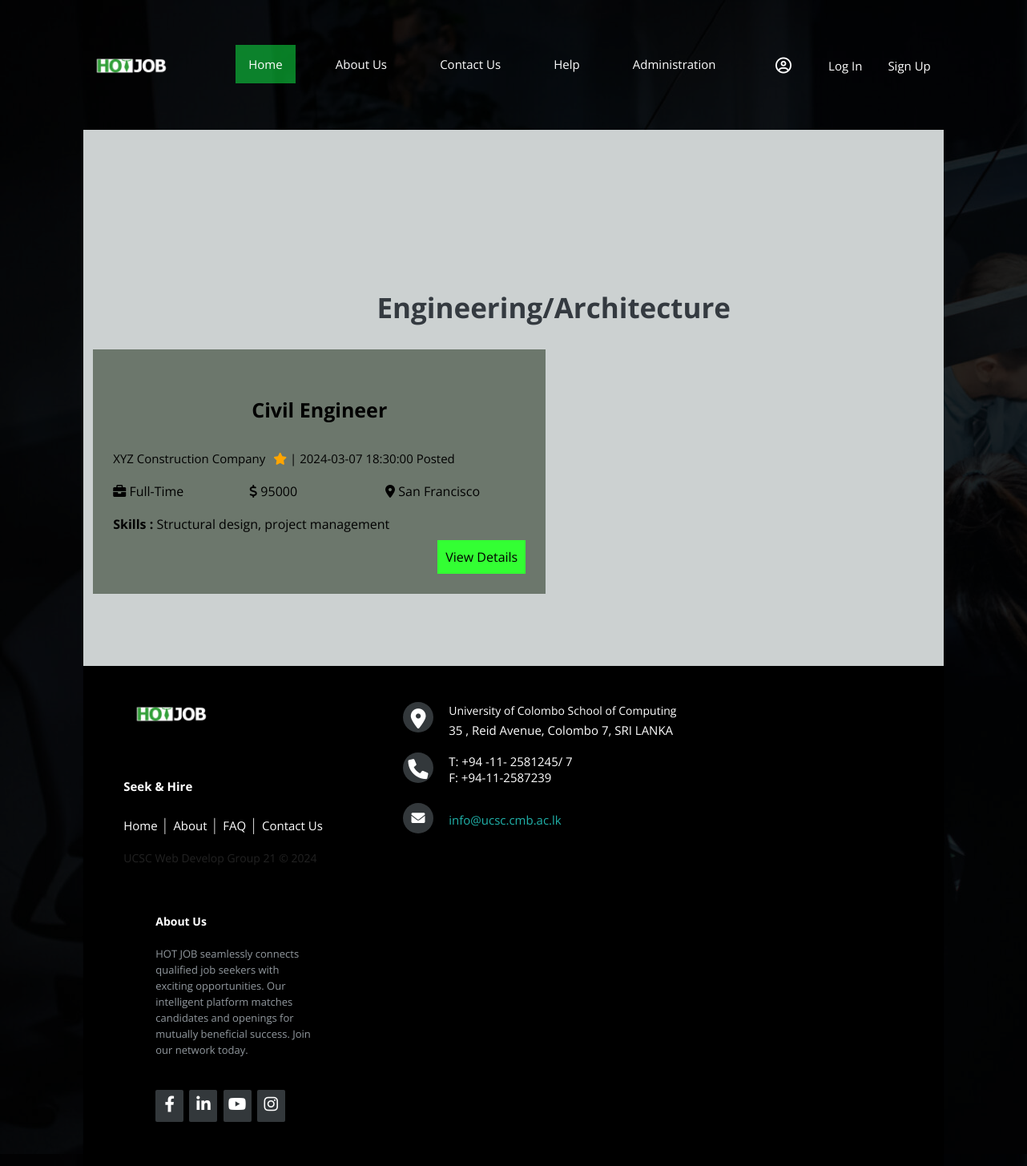
Screenshot of /job/engineering_architecture.php with the database file from the repository.
### tables this page shows
CREATE TABLE `job_data` (
  `jobId` int(11) NOT NULL,
  `recId` int(11) NOT NULL,
  `companyName` varchar(255) NOT NULL,
  `companyWeb` varchar(255) NOT NULL,
  `companyDesc` varchar(255) NOT NULL,
  `jobCategory` varchar(255) NOT NULL,
  `jobTitle` varchar(255) NOT NULL,
  `jobDesc` varchar(500) NOT NULL,
  `jobLoc` varchar(255) NOT NULL,
  `jobType` varchar(255) NOT NULL,
  `salary` decimal(20,0) NOT NULL,
  `benefit` varchar(500) NOT NULL,
  `empStatus` varchar(255) NOT NULL,
  `recName` varchar(255) NOT NULL,
  `recEmail` varchar(255) NOT NULL,
  `recPhone` int(20) NOT NULL,
  `minSkill` varchar(255) NOT NULL,
  `minEdu` varchar(255) NOT NULL,
  `appIns` varchar(500) NOT NULL,
  `reqAppMat` varchar(255) NOT NULL,
  `createdTime` timestamp NOT NULL DEFAULT current_timestamp() ON UPDATE current_timestamp()
);

### job/engineering_architecture.php (the view, shortened to what this page needs)
<!DOCTYPE html>
<html>
<head>
    <link rel="stylesheet" href="./../css/job_category.css">
</head>
<body>
<?php include("job_header.php");
include("./../includes/job.dbh.inc.php") ?>
<main>
    <article>
        <div class="width-100 recent-job">
            <div class="jobcontainer">
                <h2 class="recent-job-heading">Engineering/Architecture</h2>
                <?php
                $sql = "SELECT * FROM job_data WHERE jobCategory='Engineering/Architecture' ORDER BY createdTime Desc";
                $result = $conn->query($sql);
                if ($result->num_rows > 0) {
                    while($row = $result->fetch_assoc()) {
                        ?>
                        <div class="width-50">
                            <div class="recent-job-list">
                                <div class="width-100">
                                    <h4 class="job-title"><?php echo $row["jobTitle"]; ?></h4>
                                    <p class="job-company"><?php echo $row["companyName"]; ?><i class="fa fa-star" aria-hidden="true"></i> | <?php echo$row["createdTime"]; ?> Posted </p>
                                </div>
                                <div class="width-33">
                                    <i class="fa fa-briefcase" aria-hidden="true"></i> <?php echo $row["jobType"]; ?>
                                </div>
                                <div class="width-33">
                                    <i class="fas fa-dollar-sign" aria-hidden="true"></i> <?php echo $row["salary"]; ?>
                                </div>
                                <div class="width-33">
                                    <i class="fas fa-map-marker-alt" aria-hidden="true"></i> <?php echo $row["jobLoc"]; ?>
                                </div>
                                <div class="width-100">
                                    <p class="job-skill">
                                        <b>Skills : </b><?php echo $row["minSkill"]; ?>
                                    </p>
                                </div>
                                <div class="width-100">
                                        <div class="width-100">
                                        <a href="./../job_details.php?job_Id=<?php echo $row['jobId']; ?>" class="job-apply-button">View Details</a>
                                    </div>
                                </div>
                            </div>
                        </div>
                        <?php
                    }
                } else {
                    echo "<p class='width-100'>No jobs found.</p>";
                }
                ?>
            </div>
        </div>
    </article>
</main>
</body>
<?php include("job_footer.php"); ?>
</html>

### css/job_category.css (style rules this page uses)
body { background-image: linear-gradient(rgba(0,0,0,0.8),rgba(0,0,0,0.8)),url(./../images/background.png); color: #fff; font-family: Arial, sans-serif; }
h2 { color: #4CAF50; padding-top: 10%; }
h4 { color: #000000; }
a { color: #4CAF50; text-decoration: none; }
.jobcontainer { background-color: none; padding: 2px; border-radius: 0px; width: 100%; }
.recent-job { padding-top: 50px; background-color: #CCD1D1; padding-bottom: 70px; }
.recent-job-heading { text-align:center; color: #343a40; font-size: 35px; }
.recent-job-list { float: left; background-color:#6c776c ; padding: 25px; margin-left: 10px; margin-right: 10px; margin-bottom: 20px; }
.job-title { text-align: center; font-size: 25px; }
.job-company { margin-top: 10px; margin-bottom: 20px; color: black; }
.job-company i { color: orange; margin-left: 10px; }
.job-skill { margin-top: 20px; margin-bottom: 10px; font-size: 16px; color: black; }
.job-apply-button { background: #33FF33; padding: 10px; color:black; text-decoration: none; float: right; }
.jobcontainer { width: 1170px; margin: 0px auto; }
.width-100 { width: 100%; float: left; color: black; }
.width-50 { float: left; width: 50%; color: black; }
.width-33 { width: 33%; float: left; color: black; }

### css/home.css (style rules this page uses)
body { margin: 0; padding: 2px; font-family: 'Segoe UI', Tahoma, Geneva, Verdana, sans-serif, sans-serif; background-image: linear-gradient(rgba(0, 0, 0, 0.8),rgba(0,0,0,0.8)),url(./../images/background.png); }
p { color: white; font-size: 15px; line-height: 20px; text-decoration: none; }
.recent-job { padding-top: 50px; background-color: #CCD1D1; padding-bottom: 70px; }
.recent-job-heading { text-align:center; color: #343a40; font-size: 35px; }
.recent-job-list { float: left; background-color:#6c776c ; padding: 25px; margin-left: 10px; margin-right: 10px; margin-bottom: 20px; }
.job-title { text-align: center; font-size: 25px; }
.job-company { margin-top: 10px; margin-bottom: 20px; color: black; }
.job-company i { color: orange; margin-left: 10px; }
.job-skill { margin-top: 20px; margin-bottom: 10px; font-size: 16px; color: black; }
.job-apply-button { background: #33FF33; padding: 10px; color:black; text-decoration: none; float: right; }
.jobcontainer { width: 1170px; margin: 0px auto; }
.width-100 { width: 100%; float: left; color: black; }
.width-50 { float: left; width: 50%; color: black; }
.width-33 { width: 33%; float: left; color: black; }

### css/footer.css (style rules this page uses)
* { font-family: Open Sans; }

### rows the page displays
job_data: jobTitle "Civil Engineer", companyName "XYZ Construction Company", createdTime "2024-03-07 18:30:00", jobType "Full-Time", salary "95000", jobLoc "San Francisco", minSkill "Structural design, project management"
